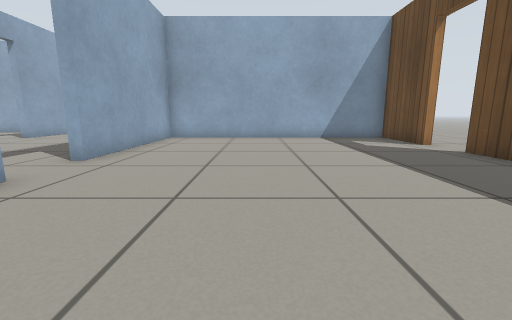
View 1 (above)

24 first-person views from a walk through a Gazebo world. The camera is 0.5 m above the floor, tilts 10° down and sees 90° across. The lines on the ground mark 1 m squares. The floor is counted in squares, 0.5 m on a side. Each view is taken from the middle of a square. On the plan, view 1 faces up. The plan holds only what a view shows up to about 11 squares ahead; the rest is blank. The place goes on beyond the plan. Gazebo's built-in surfaces are drawn with simple patterns.

View 2
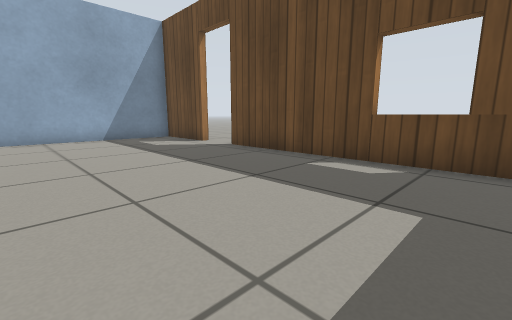

View 3
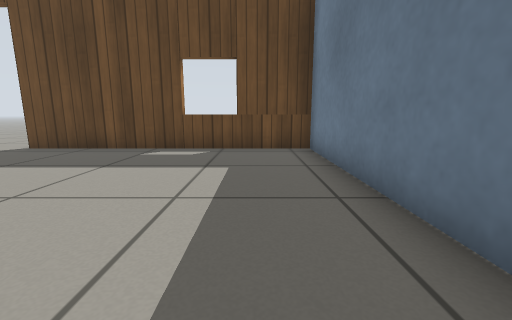

View 4
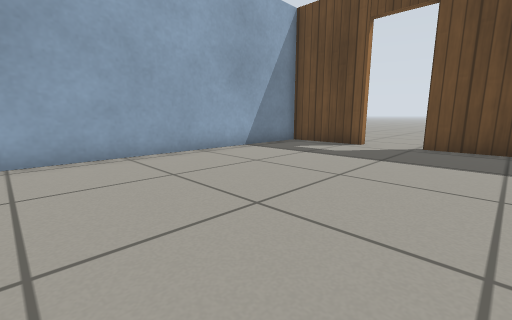

View 5
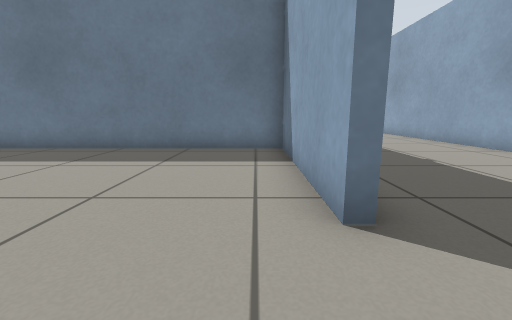

View 6
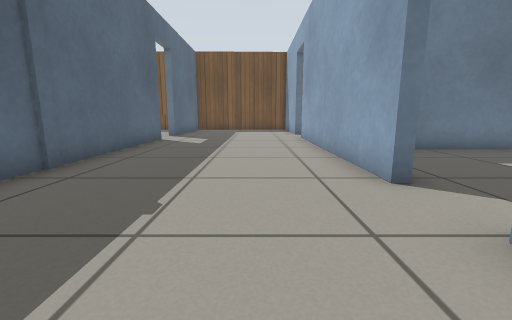

View 7
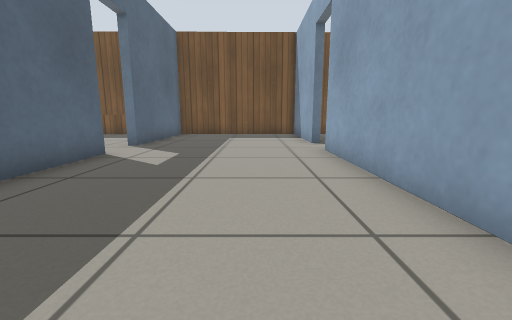

View 8
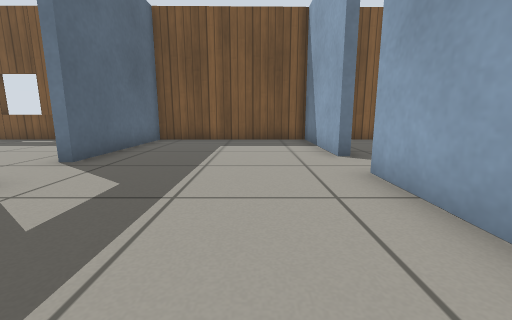

View 9
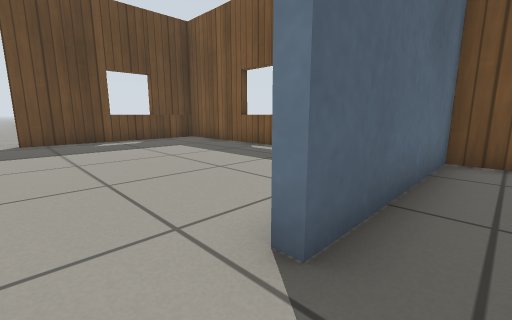

View 10
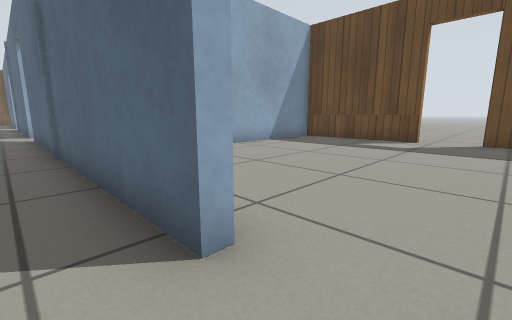

View 11
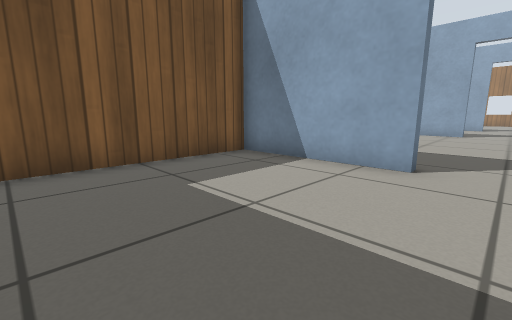

View 12
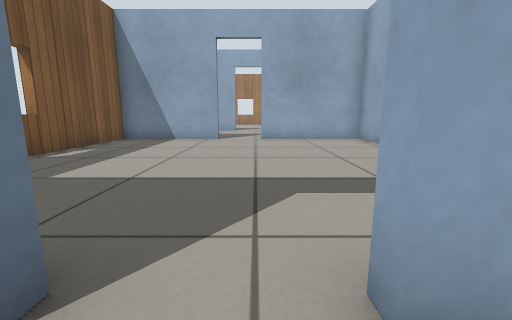

View 13
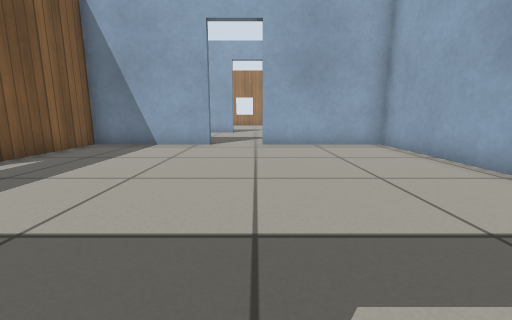

View 14
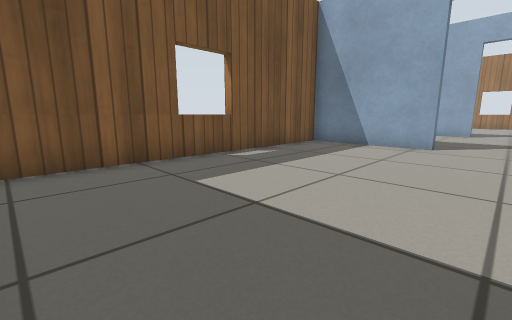

View 15
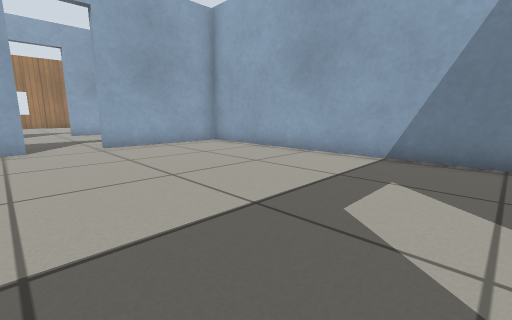

View 16
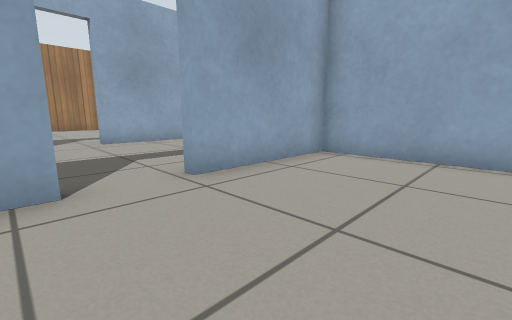

View 17
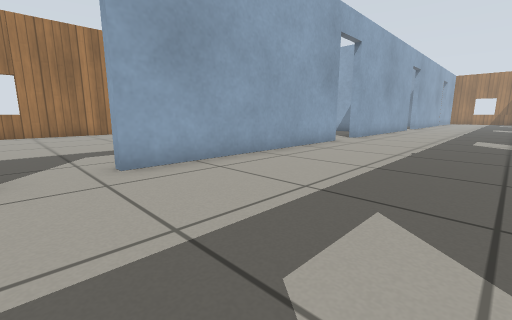

View 18
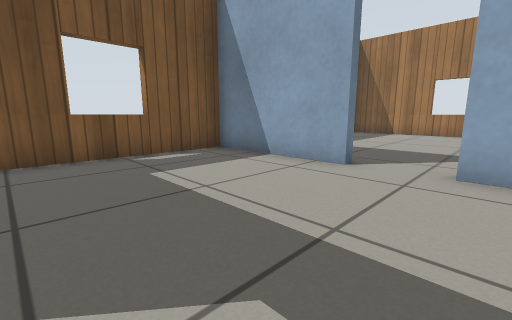

View 19
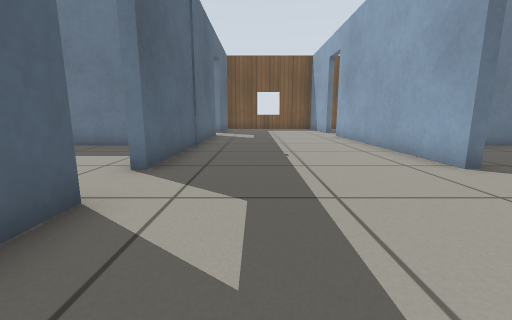

View 20
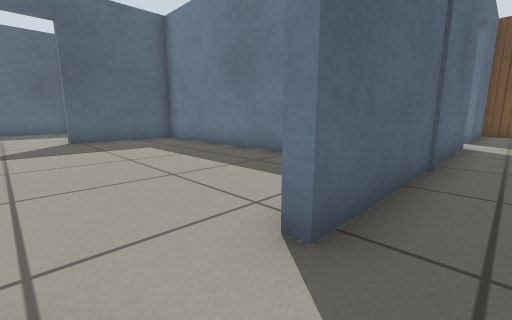

View 21
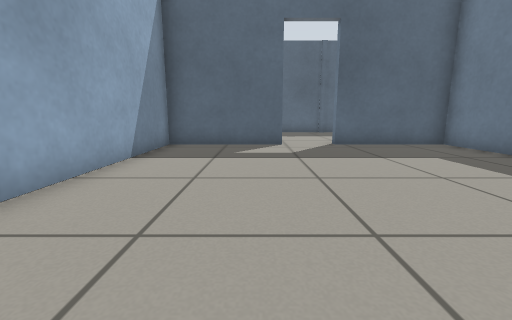

View 22
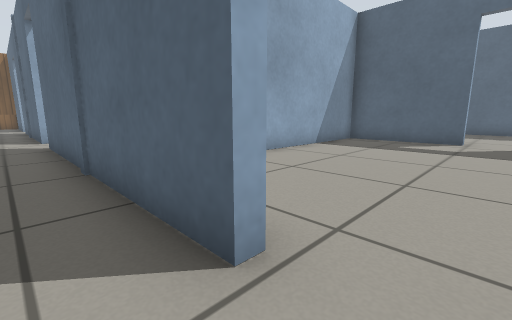

View 23
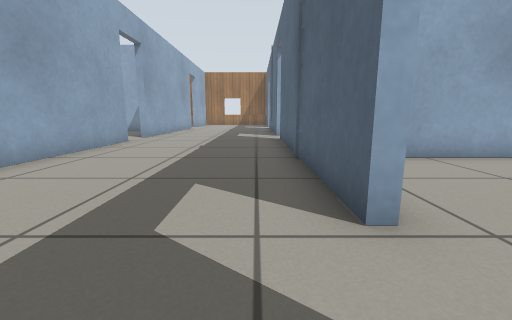

View 24
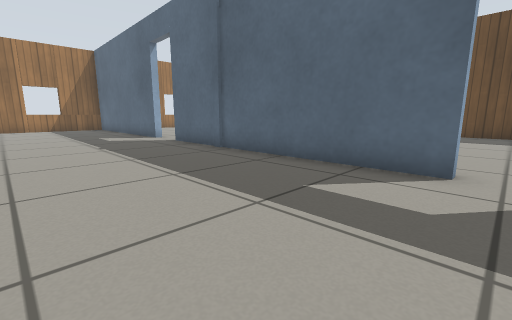

### Floor plan
Ten units are one square. View 1 is at (0, 0); x grows to the right and y downward. Boxes are objects, and circles mark ways between rooms. Rooms are numbered by the first view taken in them; rooms with no view inside come last. Other rooms are left out.
<svg viewBox="-265 -160 330 310">
<path fill="none" stroke="#000" d="M-38 -39 -38 16 56 16 56 -69M56 -86 56 -114 -38 -114 -38 -55M-100 6 -100 84M-41 -55 -41 -145M-41 76 -41 -39M-100 101 -100 145 -74 145M-56 145 -41 145 -41 93M-197 106 -197 145 -109 145M-109 47 -197 47 -197 89M-259 -16 -259 -11M-200 -11 -200 -97M-259 6 -259 86M-259 -89 -259 -38M-200 -114 -200 -152M-200 89 -200 6M-259 102 -259 145 -200 145 -200 106M-103 -12 -103 -50 -175 -50M-179 44 -103 44 -103 6M56 66 56 31M1 145 51 145M44 19 9 19M56 139 56 84"/>
<circle cx="-40" cy="-45" r="3" fill="#2a7"/>
<circle cx="-100" cy="95" r="3" fill="#2a7"/>
<circle cx="-100" cy="-5" r="3" fill="#2a7"/>
<circle cx="-40" cy="85" r="3" fill="#2a7"/>
<circle cx="-200" cy="95" r="3" fill="#2a7"/>
<circle cx="-200" cy="-5" r="3" fill="#2a7"/>
<text x="10" y="-50">1</text>
<text x="-70" y="-20">2</text>
<text x="-150" y="100">3</text>
<text x="-230" y="-20">4</text>
<text x="-150" y="-10">5</text>
<text x="10" y="80">6</text>
</svg>
Room 1 opens to room 2. Room 2 opens to room 3. Room 2 opens to room 5. Room 2 opens to room 6. Room 3 opens to room 4. Room 4 opens to room 5.

Where each view was taken, in squares from view 1:
view 1: 0 up, 0 right, facing up
view 2: 0 up, 0 right, facing up-right
view 3: 0 up, 2 left, facing right
view 4: 5 up, 3 left, facing up-right
view 5: 6 up, 3 left, facing down
view 6: 3 up, 8 left, facing down
view 7: 1 down, 8 left, facing down
view 8: 4 down, 8 left, facing down
view 9: 8 down, 5 left, facing down-right
view 10: 9 down, 5 left, facing up-right
view 11: 9 down, 5 left, facing down-left
view 12: 9 down, 9 left, facing left
view 13: 9 down, 11 left, facing left
view 14: 9 down, 11 left, facing down-left
view 15: 11 down, 11 left, facing up-left
view 16: 11 down, 16 left, facing up-left
view 17: 10 down, 21 left, facing up-left
view 18: 8 down, 21 left, facing down-left
view 19: 4 up, 22 left, facing down
view 20: 1 up, 21 left, facing down-right
view 21: 2 up, 19 left, facing right
view 22: 0 up, 21 left, facing up-right
view 23: 1 down, 21 left, facing up
view 24: 5 up, 9 left, facing up-right
